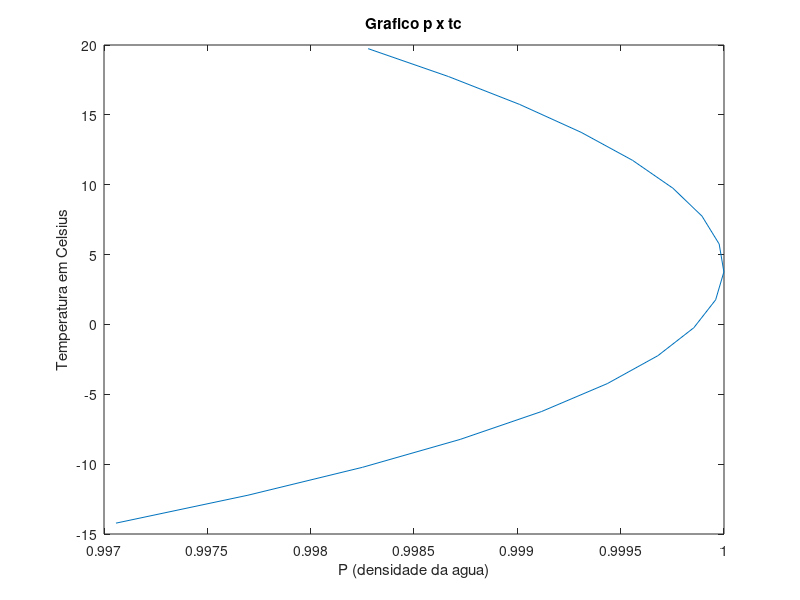

The MATLAB source for this figure:
clc
clear

far=[32:3.596:93.2];

cel=((5/9)*far-32);

p=(5.5289*(10^-8)*(cel.^3))-(8.5016*(10^-6)*(cel.^2))+(6.5622*(10^-5)*(cel)+0.99987);

disp(p)
plot(p,cel);
title('Grafico p x tc');
xlabel('P (densidade da agua)');
ylabel('Temperatura em Celsius');